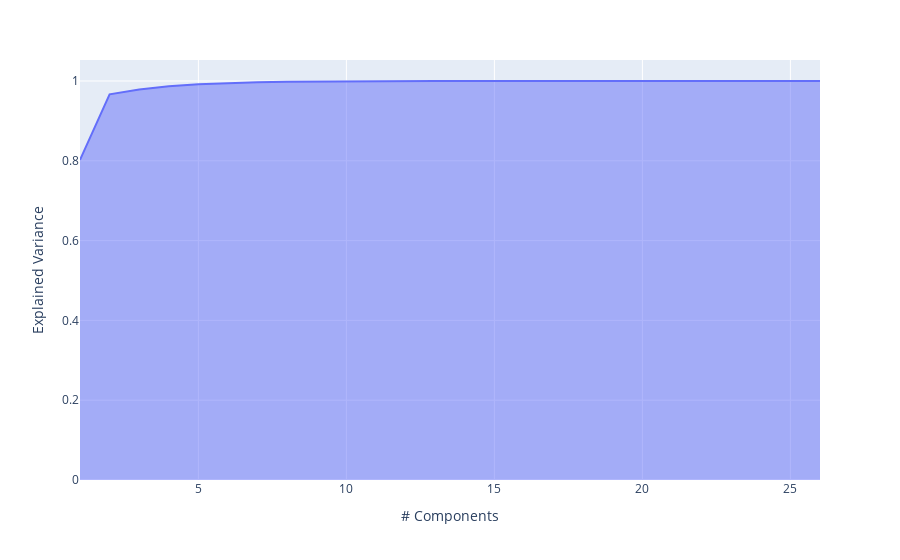

The notebook cell this image was saved under:
### Markdown cell above
### Elbow method

### Code cell
from IA.exploration_data.data_viz import elbow_method

elbow_method(X_speed)

### Figure 1 — Plotly figure (JSON) as saved in the notebook; plotly's stock layout.template omitted (floating-point values rounded to 4 significant figures)
{"data": [{"fillpattern": {"shape": ""}, "hovertemplate": "# Components=%{x}<br>Explained Variance=%{y}<extra></extra>", "legendgroup": "", "line": {"color": "#636efa"}, "marker": {"symbol": "circle"}, "mode": "lines", "name": "", "orientation": "v", "showlegend": false, "stackgroup": "1", "x": [1, 2, 3, 4, 5, 6, 7, 8, 9, 10, 11, 12, 13, 14, 15, 16, 17, 18, 19, 20, 21, 22, 23, 24, 25, 26], "xaxis": "x", "y": [0.8023, 0.9667, 0.9787, 0.9868, 0.9921, 0.9948, 0.9966, 0.9982, 0.9988, 0.9994, 0.9995, 0.9997, 0.9997, 0.9998, 0.9999, 0.9999, 0.9999, 1.0, 1.0, 1.0, 1.0, 1.0, 1.0, 1.0, 1.0, 1.0], "yaxis": "y", "type": "scatter"}], "layout": {"xaxis": {"anchor": "y", "domain": [0.0, 1.0], "title": {"text": "# Components"}}, "yaxis": {"anchor": "x", "domain": [0.0, 1.0], "title": {"text": "Explained Variance"}}, "legend": {"tracegroupgap": 0}, "margin": {"t": 60}}}
